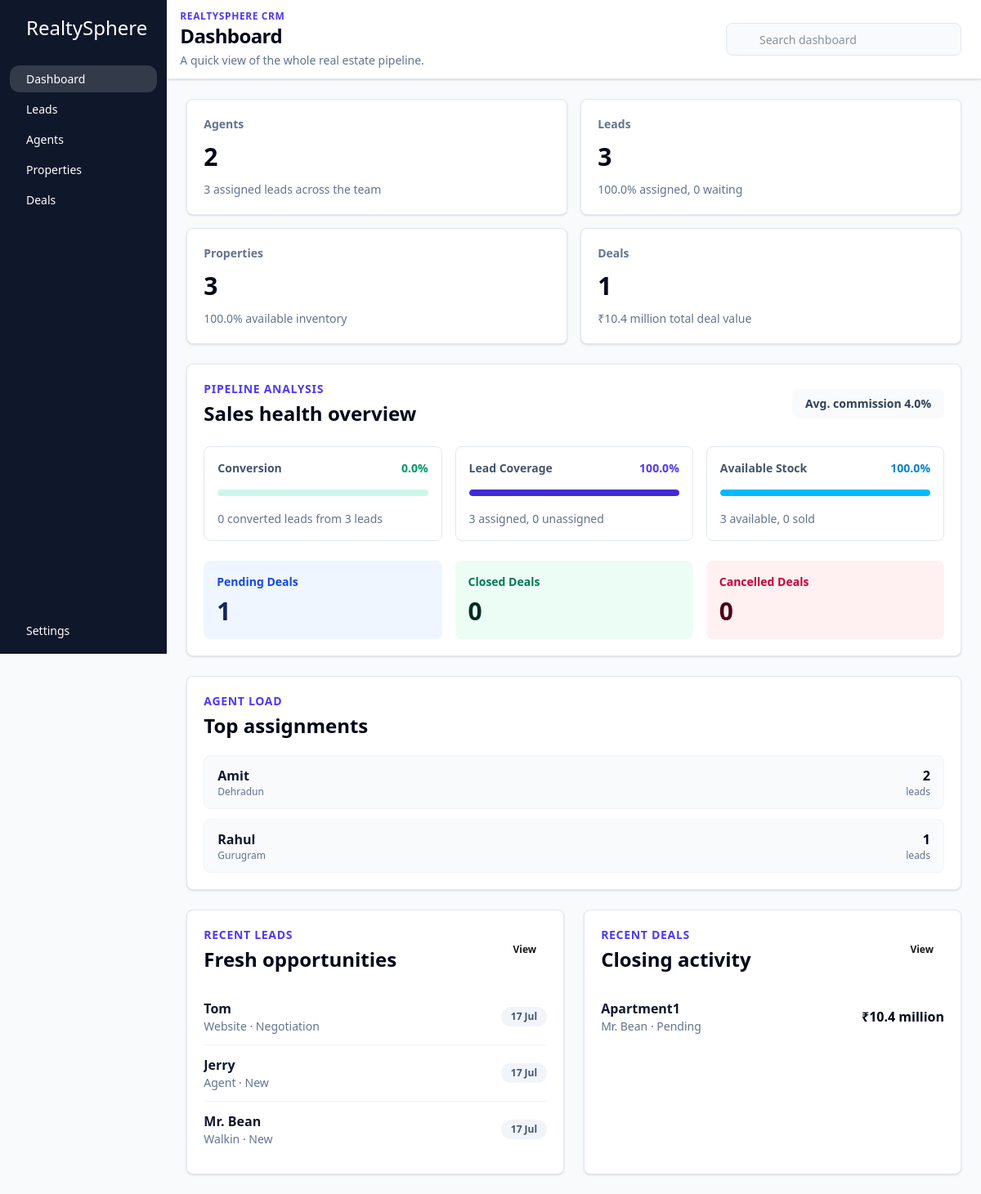
The app's page /, older data.
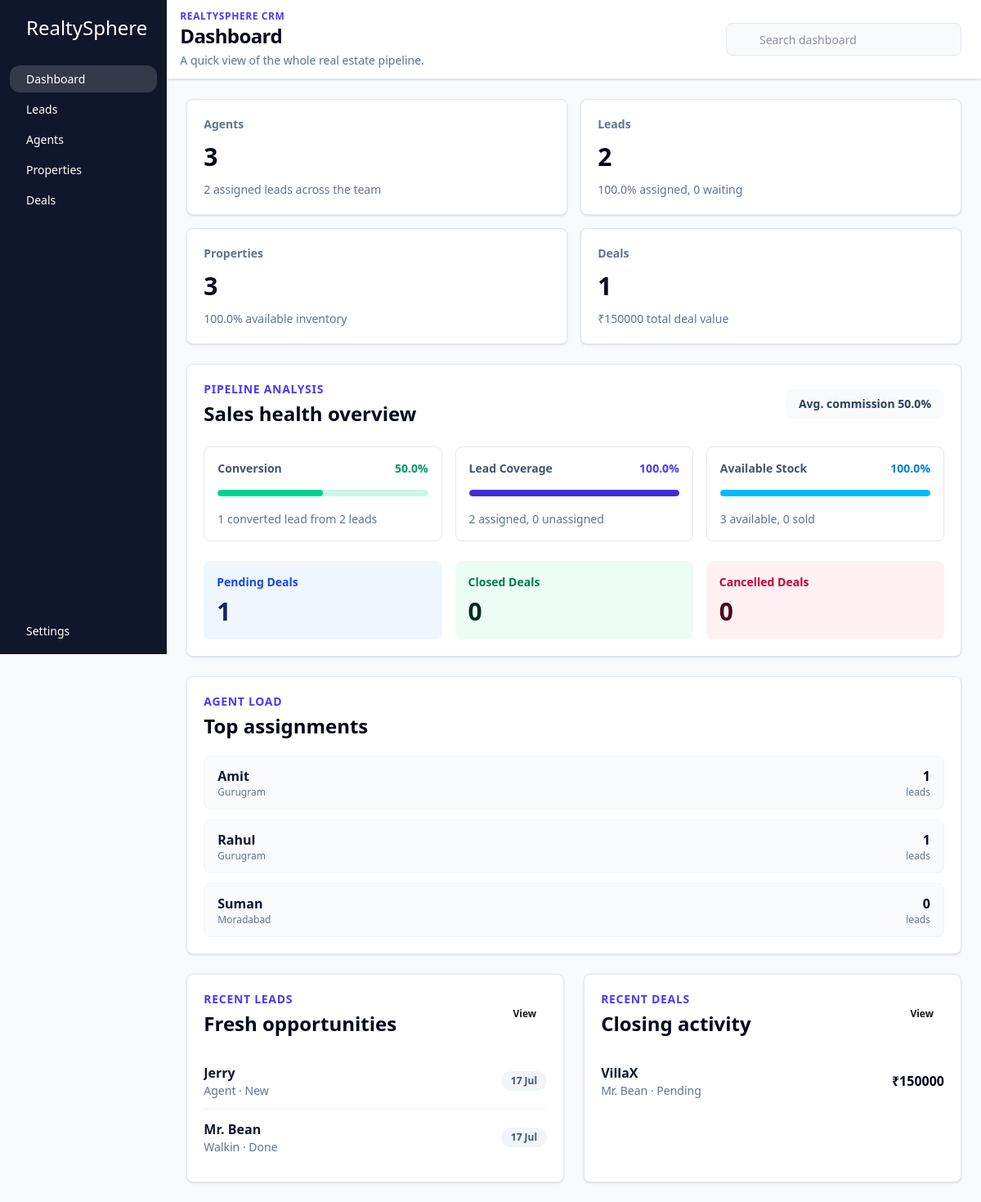
The same page, newer data.
### core/models.py (models this page shows, shortened)
class Agent(models.Model):
    user = models.OneToOneField(to=User, on_delete=models.CASCADE) # prefer to use get_user_model() instead of User model directly
    profile_picture = models.ImageField(upload_to='profile', default='profile/default.jpg')
    phone_number = models.CharField(max_length=10)
    region = models.CharField(max_length=50)
    commission_share = models.DecimalField(max_digits=4, decimal_places=2)
    monthly_target = models.DecimalField(max_digits=10, decimal_places=2)
    created_at = models.DateTimeField(auto_now_add=True)

class Lead(models.Model):
    class LeadStatus(models.TextChoices):
        NEW = 'new','New'
        CONTACTED = 'contacted','Contacted'
        SITE_VISITED = 'Site Visited','Site Visited'
        NEGOTIATION = 'Negotiation','Negotiation'
        LOST = 'Lost','Lost'
        DONE = 'Done','Done'
    class SourceType(models.TextChoices):
        WEBSITE = 'Website','Website'
        WALKIN = 'Walkin','Walkin'
        SOCIAL_MEDIA = 'Social Media','Social Media'
        AGENT = 'Agent','Agent'
    fullname = models.CharField(max_length=255)
    phone_number = models.CharField(max_length=10)
    source = models.CharField(max_length=255, choices = SourceType.choices) #webiste or walkin or social media post or agents
    interested_property_types = models.ForeignKey(to=Property, on_delete=models.SET_NULL, related_name='interested_leads', null=True, blank=True)
    min_budget = models.DecimalField(max_digits=12, decimal_places=2)
    max_budget = models.DecimalField(max_digits=12, decimal_places=2)
    status = models.CharField(max_length=255, choices=LeadStatus.choices) #new, contacted, interested, not interested, closed
    assigned_agent = models.ForeignKey(to=Agent, on_delete=models.SET_NULL, related_name='assigned_leads', null=True, blank=True)
    updated_at = models.DateTimeField(auto_now=True)
    created_at = models.DateTimeField(auto_now_add=True)

class Deal(models.Model):
    class DealStatus(models.TextChoices):
        PENDING = 'Pending','Pending'
        CANCELLED = 'Cancelled','Cancelled'
        DONE = 'Done','Done'
    lead = models.ForeignKey(to=Lead, on_delete=models.CASCADE, related_name='deals')
    property = models.ForeignKey(to = Property, on_delete=models.CASCADE, related_name='deals')
    status = models.CharField(max_length=255, choices=DealStatus.choices, default=DealStatus.PENDING) #pending, cancelled, done,
    amount = models.DecimalField(max_digits=12, decimal_places=2)
    expected_closing_date = models.DateField()
    actual_closing_date = models.DateField(null=True, blank=True)
    commission_percentage = models.DecimalField(max_digits=12, decimal_places=2)
    created_at = models.DateTimeField(auto_now_add=True)

class Property(models.Model):
    class PropertyType(models.TextChoices):
        APARTMENT = "apartment", "Apartment"
        PLOT = "plot", "Plot"
        VILLA = "villa", "Villa"
        LAND = "land", "Land"
        COMMERCIAL = "commercial", "Commercial"
    class PropertyStatus(models.TextChoices):
        AVAILABLE = 'Available','available'
        SOLD = 'Sold','sold'
    title= models.CharField(max_length = 255)
    description = models.CharField(max_length = 255)
    address = models.CharField(max_length = 255)
    city = models.CharField(max_length = 255)
    property_type = models.CharField(max_length = 255, choices=PropertyType.choices)
    price = models.DecimalField(max_digits=12, decimal_places=2)
    image = models.ImageField(upload_to = 'properties')
    status = models.CharField(max_length = 255, choices=PropertyStatus.choices, default=PropertyStatus.AVAILABLE)
    assigned_agent = models.ForeignKey(to=Agent, on_delete=models.SET_NULL, related_name='assigned_properties', null=True, blank=True)
    listing_at = models.DateTimeField(auto_now_add=True)
    sqft = models.PositiveIntegerField()

### core/views.py (the view)
# urls.py: 2. Add a URL to urlpatterns:  path('', views.home, name='home')
def home(request):
    agent_count = Agent.objects.count()
    lead_count = Lead.objects.count()
    property_count = Property.objects.count()
    deal_count = Deal.objects.count()
    available_properties = Property.objects.filter(status__iexact="Available").count()
    sold_properties = Property.objects.filter(status__iexact="Sold").count()
    assigned_leads = Lead.objects.filter(assigned_agent__isnull=False).count()
    unassigned_leads = lead_count - assigned_leads
    converted_leads = Lead.objects.filter(
        Q(status__iexact="Done") | Q(status__iexact="Converted")
    ).count()
    done_deals = Deal.objects.filter(status__iexact="Done").count()
    pending_deals = Deal.objects.filter(status__iexact="Pending").count()
    cancelled_deals = Deal.objects.filter(status__iexact="Cancelled").count()
    total_deal_amount = Deal.objects.aggregate(total=Sum("amount"))["total"] or 0
    avg_commission = Deal.objects.aggregate(avg=Avg("commission_percentage"))["avg"] or 0
    conversion_rate = round((converted_leads / lead_count) * 100, 1) if lead_count else 0
    lead_assignment_rate = round((assigned_leads / lead_count) * 100, 1) if lead_count else 0
    property_availability_rate = round((available_properties / property_count) * 100, 1) if property_count else 0
    context = {
        "agent_count": agent_count,
        "lead_count": lead_count,
        "property_count": property_count,
        "deal_count": deal_count,
        "available_properties": available_properties,
        "sold_properties": sold_properties,
        "assigned_leads": assigned_leads,
        "unassigned_leads": unassigned_leads,
        "converted_leads": converted_leads,
        "done_deals": done_deals,
        "pending_deals": pending_deals,
        "cancelled_deals": cancelled_deals,
        "total_deal_amount": total_deal_amount,
        "avg_commission": avg_commission,
        "conversion_rate": conversion_rate,
        "lead_assignment_rate": lead_assignment_rate,
        "property_availability_rate": property_availability_rate,
        "recent_leads": Lead.objects.select_related("assigned_agent__user").order_by("-created_at")[:5],
        "recent_deals": Deal.objects.select_related("lead", "property").order_by("-created_at")[:5],
        "top_agents": Agent.objects.select_related("user").annotate(
            lead_total=Count("assigned_leads", distinct=True),
            property_total=Count("assigned_properties", distinct=True),
        ).order_by("-lead_total", "-property_total")[:5],
    }
    return render(request, 'index.html', context)

### core/templates/index.html (shortened to what this page needs)
{% extends 'base.html' %}
{% load humanize %}
{% block title %}Dashboard{% endblock %}
{% block subtitle %}A quick view of the whole real estate pipeline.{% endblock %}
{% block search_placeholder %}Search dashboard{% endblock %}
{% block content %}
  <section class="mx-auto max-w-7xl space-y-6">
    <div class="grid gap-4 sm:grid-cols-2 xl:grid-cols-4">
      <article class="rounded-lg border border-slate-200 bg-white p-5 shadow-sm">
        <div class="flex items-center justify-between">
          <p class="text-sm font-semibold text-slate-500">Agents</p>
        </div>
        <p class="mt-3 text-3xl font-bold text-slate-950">{{ agent_count }}</p>
        <p class="mt-3 text-sm text-slate-500">{{ assigned_leads }} assigned lead{{ assigned_leads|pluralize }} across the team</p>
      </article>
      <article class="rounded-lg border border-slate-200 bg-white p-5 shadow-sm">
        <div class="flex items-center justify-between">
          <p class="text-sm font-semibold text-slate-500">Leads</p>
        </div>
        <p class="mt-3 text-3xl font-bold text-slate-950">{{ lead_count }}</p>
        <p class="mt-3 text-sm text-slate-500">{{ lead_assignment_rate }}% assigned, {{ unassigned_leads }} waiting</p>
      </article>
      <article class="rounded-lg border border-slate-200 bg-white p-5 shadow-sm">
        <div class="flex items-center justify-between">
          <p class="text-sm font-semibold text-slate-500">Properties</p>
        </div>
        <p class="mt-3 text-3xl font-bold text-slate-950">{{ property_count }}</p>
        <p class="mt-3 text-sm text-slate-500">{{ property_availability_rate }}% available inventory</p>
      </article>
      <article class="rounded-lg border border-slate-200 bg-white p-5 shadow-sm">
        <div class="flex items-center justify-between">
          <p class="text-sm font-semibold text-slate-500">Deals</p>
        </div>
        <p class="mt-3 text-3xl font-bold text-slate-950">{{ deal_count }}</p>
        <p class="mt-3 text-sm text-slate-500">&#8377;{{ total_deal_amount|intword }} total deal value</p>
      </article>
    </div>
    <div class="grid gap-6 xl:grid-cols-[1.35fr_0.65fr]">
      <section class="rounded-lg border border-slate-200 bg-white p-5 shadow-sm">
        <div class="flex flex-col gap-2 sm:flex-row sm:items-center sm:justify-between">
          <div>
            <p class="text-sm font-semibold uppercase tracking-wider text-indigo-600">Pipeline Analysis</p>
            <h2 class="mt-1 text-2xl font-bold text-slate-950">Sales health overview</h2>
          </div>
          <div class="rounded-lg bg-slate-50 px-4 py-2 text-sm font-semibold text-slate-700">
            Avg. commission {{ avg_commission|floatformat:1 }}%
          </div>
        </div>
        <div class="mt-6 grid gap-4 md:grid-cols-3">
          <div class="rounded-lg border border-slate-200 p-4">
            <div class="flex items-center justify-between text-sm">
              <span class="font-semibold text-slate-600">Conversion</span>
              <span class="font-bold text-emerald-600">{{ conversion_rate }}%</span>
            </div>
            <progress class="progress progress-success mt-4 w-full" value="{{ conversion_rate }}" max="100"></progress>
            <p class="mt-3 text-sm text-slate-500">{{ converted_leads }} converted lead{{ converted_leads|pluralize }} from {{ lead_count }} lead{{ lead_count|pluralize }}</p>
          </div>
          <div class="rounded-lg border border-slate-200 p-4">
            <div class="flex items-center justify-between text-sm">
              <span class="font-semibold text-slate-600">Lead Coverage</span>
              <span class="font-bold text-indigo-600">{{ lead_assignment_rate }}%</span>
            </div>
            <progress class="progress progress-primary mt-4 w-full" value="{{ lead_assignment_rate }}" max="100"></progress>
            <p class="mt-3 text-sm text-slate-500">{{ assigned_leads }} assigned, {{ unassigned_leads }} unassigned</p>
          </div>
          <div class="rounded-lg border border-slate-200 p-4">
            <div class="flex items-center justify-between text-sm">
              <span class="font-semibold text-slate-600">Available Stock</span>
              <span class="font-bold text-sky-600">{{ property_availability_rate }}%</span>
            </div>
            <progress class="progress progress-info mt-4 w-full" value="{{ property_availability_rate }}" max="100"></progress>
            <p class="mt-3 text-sm text-slate-500">{{ available_properties }} available, {{ sold_properties }} sold</p>
          </div>
        </div>
        <div class="mt-6 grid gap-4 sm:grid-cols-3">
          <div class="rounded-lg bg-blue-50 p-4">
            <p class="text-sm font-semibold text-blue-700">Pending Deals</p>
            <p class="mt-2 text-3xl font-bold text-blue-950">{{ pending_deals }}</p>
          </div>
          <div class="rounded-lg bg-emerald-50 p-4">
            <p class="text-sm font-semibold text-emerald-700">Closed Deals</p>
            <p class="mt-2 text-3xl font-bold text-emerald-950">{{ done_deals }}</p>
          </div>
          <div class="rounded-lg bg-rose-50 p-4">
            <p class="text-sm font-semibold text-rose-700">Cancelled Deals</p>
            <p class="mt-2 text-3xl font-bold text-rose-950">{{ cancelled_deals }}</p>
          </div>
        </div>
      </section>
      <section class="rounded-lg border border-slate-200 bg-white p-5 shadow-sm">
        <p class="text-sm font-semibold uppercase tracking-wider text-indigo-600">Agent Load</p>
        <h2 class="mt-1 text-2xl font-bold text-slate-950">Top assignments</h2>
        <div class="mt-5 space-y-3">
          {% for agent in top_agents %}
            <div class="flex items-center justify-between rounded-lg border border-slate-100 bg-slate-50 px-4 py-3">
              <div class="min-w-0">
                <p class="truncate font-semibold text-slate-900">{{ agent.user.get_full_name|default:agent.user.username }}</p>
                <p class="text-xs text-slate-500">{{ agent.region }}</p>
              </div>
              <div class="text-right">
                <p class="font-bold text-slate-950">{{ agent.lead_total }}</p>
                <p class="text-xs text-slate-500">leads</p>
              </div>
            </div>
          {% empty %}
            <p class="rounded-lg bg-slate-50 p-4 text-sm text-slate-500">No agent assignment data yet.</p>
          {% endfor %}
        </div>
      </section>
    </div>
    <div class="grid gap-6 lg:grid-cols-2">
      <section class="rounded-lg border border-slate-200 bg-white p-5 shadow-sm">
        <div class="flex items-center justify-between">
          <div>
            <p class="text-sm font-semibold uppercase tracking-wider text-indigo-600">Recent Leads</p>
            <h2 class="mt-1 text-2xl font-bold text-slate-950">Fresh opportunities</h2>
          </div>
          <a href="{% url 'leads' %}" class="btn btn-sm btn-ghost">View</a>
        </div>
        <div class="mt-5 divide-y divide-slate-100">
          {% for lead in recent_leads %}
            <div class="flex items-center justify-between gap-4 py-3">
              <div class="min-w-0">
                <p class="truncate font-semibold text-slate-900">{{ lead.fullname }}</p>
                <p class="text-sm text-slate-500">{{ lead.source }} · {{ lead.status }}</p>
              </div>
              <span class="rounded-full bg-slate-100 px-3 py-1 text-xs font-semibold text-slate-600">{{ lead.created_at|date:"d M" }}</span>
            </div>
          {% empty %}
            <p class="py-4 text-sm text-slate-500">No recent leads yet.</p>
          {% endfor %}
        </div>
      </section>
      <section class="rounded-lg border border-slate-200 bg-white p-5 shadow-sm">
        <div class="flex items-center justify-between">
          <div>
            <p class="text-sm font-semibold uppercase tracking-wider text-indigo-600">Recent Deals</p>
            <h2 class="mt-1 text-2xl font-bold text-slate-950">Closing activity</h2>
          </div>
          <a href="{% url 'deals' %}" class="btn btn-sm btn-ghost">View</a>
        </div>
        <div class="mt-5 divide-y divide-slate-100">
          {% for deal in recent_deals %}
            <div class="flex items-center justify-between gap-4 py-3">
              <div class="min-w-0">
                <p class="truncate font-semibold text-slate-900">{{ deal.property.title }}</p>
                <p class="text-sm text-slate-500">{{ deal.lead.fullname }} · {{ deal.status }}</p>
              </div>
              <p class="shrink-0 font-bold text-slate-950">&#8377;{{ deal.amount|intword }}</p>
            </div>
          {% empty %}
            <p class="py-4 text-sm text-slate-500">No recent deals yet.</p>
          {% endfor %}
        </div>
      </section>
    </div>
  </section>
{% endblock %}

Row changes from the older to the newer data that the page shows:
removed Lead: fullname "Tom", source "Website", status "Negotiation", created_at "17 Jul"
removed Deal: property "Apartment1", lead.fullname "Mr. Bean", status "Pending", amount "10.4 million"
changed Agent "Amit": region "Dehradun" → "Gurugram"; lead_total "2" → "1"
added Agent: user.get_full_name "Suman", region "Moradabad", lead_total "0"
changed Lead "Mr. Bean": status "New" → "Done"
added Deal: property "VillaX", lead.fullname "Mr. Bean", status "Pending", amount "150000"
Text that changed along with them:
{{ agent_count }}: "2" → "3"
{{ assigned_leads }}: "3" → "2"
{{ lead_count }}: "3" → "2"
{{ total_deal_amount|intword }}: "10.4 million" → "150000"
{{ avg_commission|floatformat:1 }}: "4.0" → "50.0"
{{ conversion_rate }}: "0.0" → "50.0"
{{ conversion_rate }}: 0.0 → 50.0 (drawn)
{{ converted_leads }}: "0" → "1"
